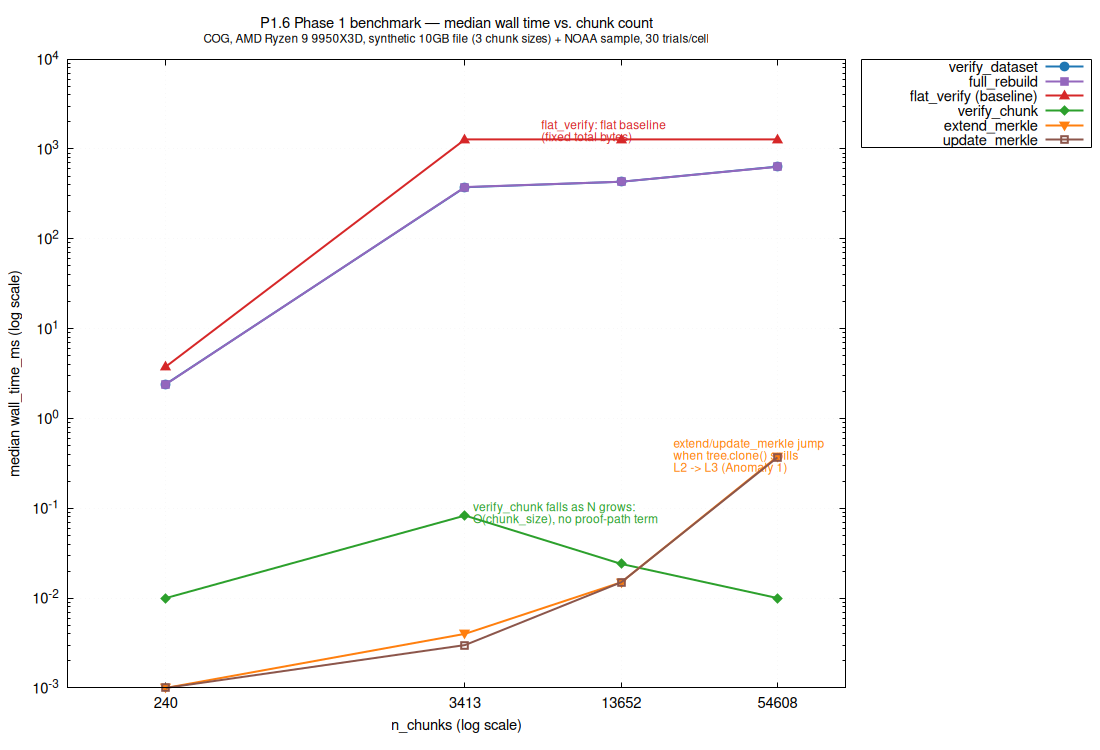

This figure's gnuplot source:
# Figure for phase1-explanatory-note-COG.md.
#
# Data points are the per-cell medians already reported and verified in
# that note's "Expected trends" table (computed from phase1-COG.csv's 30
# raw trials per cell). Inlined here as a datablock rather than re-deriving
# medians in gnuplot, since the source-of-truth numbers are the committed
# CSV and the note's own table — this script only renders them.
#
# Run with: gnuplot phase1-plot-COG.gp

set terminal pngcairo size 1100,750 enhanced font 'Helvetica,11'
set output 'phase1-plot-COG.png'

set title "P1.6 Phase 1 benchmark — median wall time vs. chunk count\n{/*0.8 COG, AMD Ryzen 9 9950X3D, synthetic 10GB file (3 chunk sizes) + NOAA sample, 30 trials/cell}"
set xlabel "n\\_chunks (log scale)"
set ylabel "median wall\\_time\\_ms (log scale)"
set logscale x
set logscale y
set grid xtics ytics lt 0 lc rgb '#dddddd'
set key outside right top box
set xtics (240,3413,13652,54608)
set format y "10^{%T}"
set format x "%.0f"

$DATA << EOD
# n_chunks  verify_dataset  full_rebuild  flat_verify  verify_chunk  extend_merkle  update_merkle
240        2.414           2.402         3.775        0.0100        0.0010         0.0010
3413       375.17          377.35        1278.566     0.0830        0.0040         0.0030
13652      431.98          432.26        1278.646     0.0240        0.0150         0.0150
54608      636.92          633.98        1278.997     0.0100        0.3765         0.3685
EOD

set label 1 "verify\\_chunk falls as N grows:\nO(chunk\\_size), no proof-path term" \
    at 3413,0.083 offset 1,0.6 font 'Helvetica,9' tc rgb '#2ca02c'

set label 2 "extend/update\\_merkle jump\nwhen tree.clone() spills\nL2 -> L3 (Anomaly 1)" \
    at 54608,0.3765 offset -13,0.9 font 'Helvetica,9' tc rgb '#ff7f0e'

set label 3 "flat\\_verify: flat baseline\n(fixed total bytes)" \
    at 13652,1278.6 offset -10,1.0 font 'Helvetica,9' tc rgb '#d62728'

plot $DATA using 1:2 with linespoints lw 2 pt 7  ps 1.3 lc rgb '#1f77b4' title 'verify\_dataset', \
     $DATA using 1:3 with linespoints lw 2 pt 5  ps 1.1 lc rgb '#9467bd' title 'full\_rebuild', \
     $DATA using 1:4 with linespoints lw 2 pt 9  ps 1.3 lc rgb '#d62728' title 'flat\_verify (baseline)', \
     $DATA using 1:5 with linespoints lw 2 pt 13 ps 1.3 lc rgb '#2ca02c' title 'verify\_chunk', \
     $DATA using 1:6 with linespoints lw 2 pt 11 ps 1.3 lc rgb '#ff7f0e' title 'extend\_merkle', \
     $DATA using 1:7 with linespoints lw 2 pt 4  ps 1.1 lc rgb '#8c564b' title 'update\_merkle'
